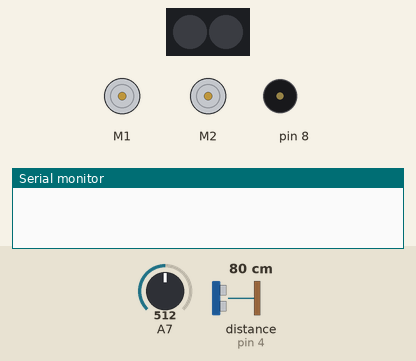
A sketch run on a simulated Arduino Uno, built with avr-gcc and run on an emulated ATmega328P. On the bench: 2 RGB LEDs in strip order, left to right, 2 × DC motor (green arrow = forward, orange = backward, longer = faster), buzzer (waves = sounding), the last lines printed to the serial monitor. The inputs (shaded band) are chosen by the test bench; at power-on: A7 = 512, distance to the obstacle (sensor on pin 4) 80 cm. Dim RGB values are drawn brighter than linear.

Above: at 0.8 s.
0.9 s: A7 set to 107
2.4 s: A7 set to 95
At 2.5 s:
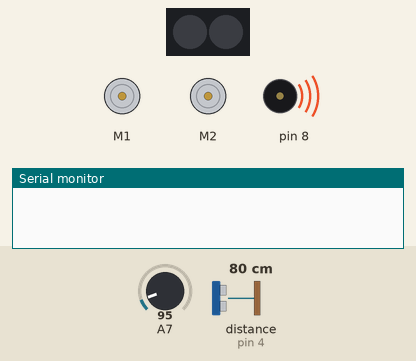
At 2.9 s:
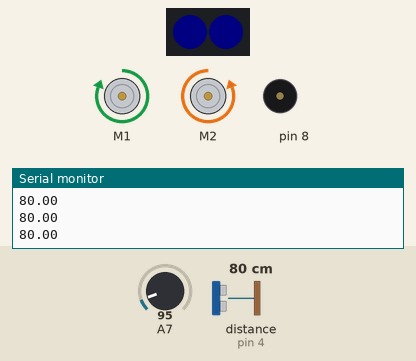
Timing chart, 0 to 5.4 s (numbered marks = the images above; inputs shaded):
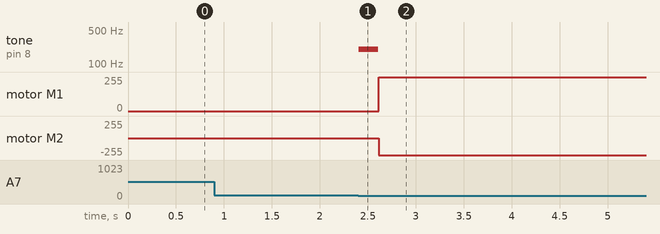

Measured:
- the behaviour switches between 101 and 100 on A7 (found by bisection; images 0 and 1)
- after the input at 0.9 s, every drawn part: stays the same
- after the input at 2.4 s, tone on pin 8: silent → 200 Hz at once, → silent 0.20 s later; motor M1: stopped → forward 255/255 after 0.21 s; motor M2: stopped → backward 255/255 after 0.21 s

The sketch:

MB_KeepDistance.ino
```cpp
#include <MeMCore.h>

MeDCMotor motor1(M1); //Motor1 is Left Motor
MeDCMotor motor2(M2); //Motor2 is Right Motor
MeUltrasonicSensor ultrasonic(PORT_4);
MeLineFollower lineFinder(PORT_2);
MeBuzzer buzzer;
MeRGBLed led(0, 30);
void setup() {
  // put your setup code here, to run once:
    Serial.begin(9600);
    pinMode(7, INPUT); //Define button pin as input
    led.setpin(13);
    led.setColorAt(1, 0, 0, 0); //Set LED1 (RGBLED2) (LeftSide)
    led.setColorAt(0, 0, 0, 0); //Set LED0 (RGBLED1) (RightSide)
    led.show();
    while (analogRead(7) > 100) { // While (Button is not pressed)
      delay(50);
    }
    buzzer.tone(200, 200);

}

void loop() {
  float dist=ultrasonic.distanceCm();
  Serial.println(dist);
   motor1.run(-1*(30-dist)*100);
   motor2.run((30-dist)*100);


   if(dist!=0 && dist<=29){
      led.setColorAt(1, 255/(29-dist), 0, 0); //Set LED1 (RGBLED2) (LeftSide)
      led.setColorAt(0, 255/(29-dist), 0, 0); //Set LED0 (RGBLED1) (RightSide)
   }
   else if(dist!=0 && dist>=31){
      led.setColorAt(1, 0, 0, 255/(dist-31)); //Set LED1 (RGBLED2) (LeftSide)
      led.setColorAt(0, 0, 0, 255/(dist-31)); //Set LED0 (RGBLED1) (RightSide)
   }
   else{
    led.setColorAt(1, 0, 255, 0); //Set LED1 (RGBLED2) (LeftSide)
    led.setColorAt(0, 0, 255, 0); //Set LED0 (RGBLED1) (RightSide)
   }
   led.show();

}
```
